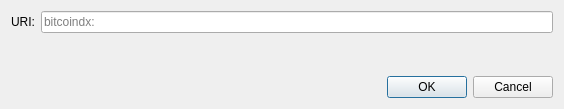
<?xml version="1.0" encoding="UTF-8"?>
<ui version="4.0">
 <class>OpenURIDialog</class>
 <widget class="QDialog" name="OpenURIDialog">
  <property name="geometry">
   <rect>
    <x>0</x>
    <y>0</y>
    <width>564</width>
    <height>109</height>
   </rect>
  </property>
  <property name="windowTitle">
   <string>Open bitcoindx URI</string>
  </property>
  <layout class="QVBoxLayout" name="verticalLayout">
   <item>
    <layout class="QHBoxLayout" name="horizontalLayout">
     <item>
      <widget class="QLabel" name="label">
       <property name="text">
        <string>URI:</string>
       </property>
      </widget>
     </item>
     <item>
      <widget class="QValidatedLineEdit" name="uriEdit">
       <property name="placeholderText">
        <string notr="true">bitcoindx:</string>
       </property>
      </widget>
     </item>
    </layout>
   </item>
   <item>
    <spacer name="verticalSpacer">
     <property name="orientation">
      <enum>Qt::Vertical</enum>
     </property>
     <property name="sizeHint" stdset="0">
      <size>
       <width>20</width>
       <height>40</height>
      </size>
     </property>
    </spacer>
   </item>
   <item>
    <widget class="QDialogButtonBox" name="buttonBox">
     <property name="orientation">
      <enum>Qt::Horizontal</enum>
     </property>
     <property name="standardButtons">
      <set>QDialogButtonBox::Cancel|QDialogButtonBox::Ok</set>
     </property>
    </widget>
   </item>
  </layout>
 </widget>
 <customwidgets>
  <customwidget>
   <class>QValidatedLineEdit</class>
   <extends>QLineEdit</extends>
   <header>qt/qvalidatedlineedit.h</header>
  </customwidget>
 </customwidgets>
 <resources/>
 <connections>
  <connection>
   <sender>buttonBox</sender>
   <signal>accepted()</signal>
   <receiver>OpenURIDialog</receiver>
   <slot>accept()</slot>
   <hints>
    <hint type="sourcelabel">
     <x>248</x>
     <y>254</y>
    </hint>
    <hint type="destinationlabel">
     <x>157</x>
     <y>274</y>
    </hint>
   </hints>
  </connection>
  <connection>
   <sender>buttonBox</sender>
   <signal>rejected()</signal>
   <receiver>OpenURIDialog</receiver>
   <slot>reject()</slot>
   <hints>
    <hint type="sourcelabel">
     <x>316</x>
     <y>260</y>
    </hint>
    <hint type="destinationlabel">
     <x>286</x>
     <y>274</y>
    </hint>
   </hints>
  </connection>
 </connections>
</ui>
